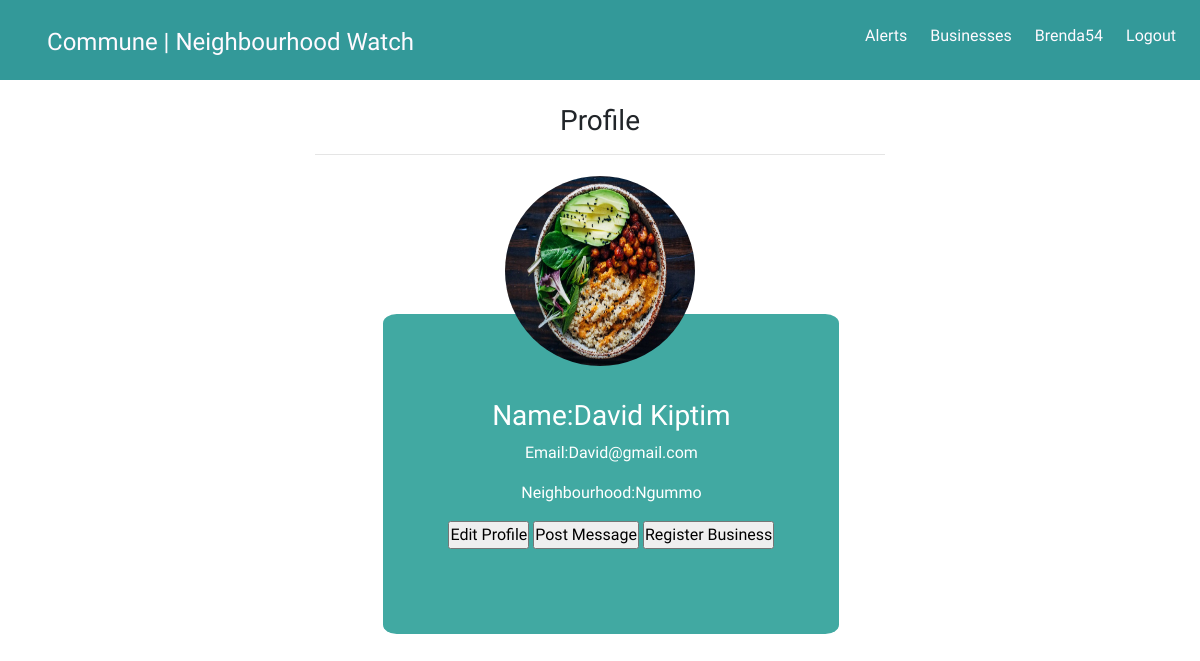
Page /profile/ (signed in) on the committed database.
### communeapp/models.py (models this page shows, shortened)
class Profile(models.Model):
    name=models.CharField(max_length=50)
    profile_image = models.ImageField(upload_to = 'articles/')
    user=models.OneToOneField(User, on_delete=models.CASCADE)
    neighbourhood=models.ForeignKey(Neighbourhood, null=True)
    email=models.CharField(max_length=100)
    email_confirmed=models.BooleanField(default=False)

class Neighbourhood(models.Model):
    neighbourhood_name=models.CharField(max_length=250)
    location=models.CharField(max_length=200)
    occupation_count=models.IntegerField()
    def __str__(self):
        return self.neighbourhood_name

### communeapp/views.py (the view)
# urls.py: url(r'profile/$', views.view_profile, name='view_profile'),
def view_profile(request):
    title="Commune | Profile "
    current_user=request.user.id
    if not Profile.objects.filter(user=current_user).exists():
        return redirect('createprofile')
    else:
        profile=Profile.objects.filter(user=current_user)
    return render(request, 'views/profile.html', {"profile":profile, "title":title})

### communeapp/templates/views/profile.html (shortened to what this page needs)
{% extends 'views/base.html' %}
{% load bootstrap3  %}
{% load static %}
{% block content %}
{% if profile %}
{% for prof in profile %}
<div class="container-fluid">
    <div class="row">
        <div class="col-md-6 offset-md-3 text-center">
            <div id="profilepage">
                <h3>Profile</h3>
                <hr>
                <img id="profileimage" src="{{prof.profile_image.url}}" class="img-responsive" alt="">
                <div class="profilecontent">
                        <h3>Name:{{prof.name}}</h3>
                        <p>Email:{{prof.email}}</p>
                        <p>Neighbourhood:{{prof.neighbourhood}}</p>
                        <div class="formsprofile">
                                <form action="{% url 'createprofile' %}" method="post">
                                    <input type="submit" value="Edit Profile">
                                </form>
                                <form action="{% url 'send_message' %}" method="post">
                                    <input type="submit" value="Post Message">
                                </form>
                                <form action="{% url 'create_business' %}" method="post">
                                        <input type="submit" value="Register Business">
                                    </form>
                        </div>
                </div>
            </div>
        </div>
    </div>
</div>
{% endfor %}
{% else %}
<p>You do not have a profile, create one  <a id="linkhere" href="{% url 'createprofile' %}">here:
   </a>
</p>
{% endif %}
{% endblock %}

### communeapp/templates/navbar.html (shortened to what this page needs)
<!DOCTYPE html>
<html lang="en">
<head>
    {% load static %}
    <link rel="stylesheet" href="{% static 'css/base.css' %}">
</head>
<body>
              <nav>
                <ul id="navnav">
                  <li id="brand"><a href="{% url 'landingpage'%}">Commune | Neighbourhood Watch</a></li>
                  {% if user.is_authenticated %}
                  <li id="bodynav"><a href="{% url 'logout'%}">Logout</a></li>
                  {%else%}
                  <li id="bodynav"><a href="{% url 'login'%}">Login</a></li>
                  {% endif %}
                  <li id="bodynav"><a href="{% url 'view_profile' %}">{{user.username}}</a></li>
                  <li id="bodynav"><a href="{% url 'view_businesses'%}">Businesses</a></li>
                  <li id="bodynav"><a href="{% url 'view_messages' %}">Alerts</a></li>
                </ul>
              </nav>
</body>
</html>

### static/css/base.css (style rules this page uses)
* { margin:0; padding:0px; padding-right:0px; padding-left:0px; font-family: 'Andika', sans-serif; }
body, .container-fluid, .row, .col-xs-12 { margin:0; padding:0px; padding-right:0px; padding-left:0px; margin-top: 0px; margin-right:0px; position: relative; }
#profileimage { height: 200px; width: 200px; padding: 5px; text-align: center; border-radius: 50%; display: inline-block; }
.profilecontent { background:#41A9A2; bottom:20%; margin-left:12%; width:80%; color:white; height:40vh; padding-top:15%; margin-top:-10%; border-radius:3%; }
img { margin-top:0; }
nav { margin:0; padding:0px; height:10vh; background:white; background-attachment: fixed; margin-bottom:2%; }
nav ul { padding:2%; }
nav li { list-style-type: none; display: inline-block; margin-left:2%; }
nav #bodynav { float:right; }
nav #brand { float:left; font-size:150%; margin-bottom:3px; }
a, a:hover { color:#41A9A2; }
.formsprofile form { display: inline-block; color:pink; }

### rows in the picture
Profile: profile_image (picture), name "David Kiptim", email "David@gmail.com", neighbourhood "Ngummo"

### other values in the picture
{{ user.username }} "Brenda54"
